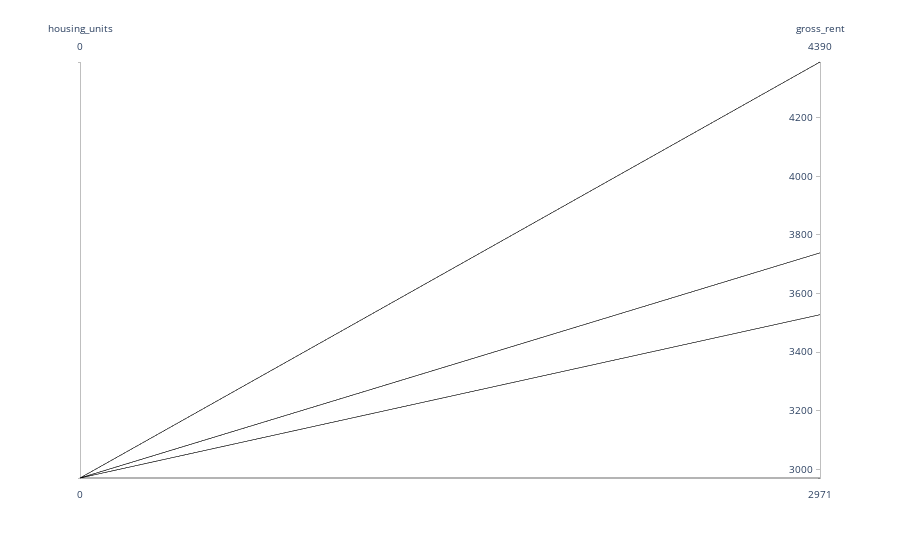

Here is the notebook cell this chart was saved with:
### Code cell
# Parallel Coordinates Plot
px.parallel_coordinates(the_10_most_expensive_neignorhood, color='housing_units')
#uncomplete:(

### Figure 1 — Plotly figure (JSON) as saved in the notebook; plotly's stock layout.template omitted (floating-point values rounded to 4 significant figures)
{"data": [{"dimensions": [{"label": "housing_units", "values": [null, null, null, null, null, null, null, null, null, null, null]}, {"label": "gross_rent", "values": [4390, 3739, 3528, 3739, 4390, 4390, 3528, 2971, 4390, 4390, 3739]}], "domain": {"x": [0, 1], "y": [0, 1]}, "line": {"color": [null, null, null, null, null, null, null, null, null, null, null], "coloraxis": "coloraxis"}, "name": "", "type": "parcoords"}], "layout": {"autosize": true, "coloraxis": {"colorbar": {"title": {"text": "housing_units"}}, "colorscale": [[0, "#0d0887"], [0.1111, "#46039f"], [0.2222, "#7201a8"], [0.3333, "#9c179e"], [0.4444, "#bd3786"], [0.5556, "#d8576b"], [0.6667, "#ed7953"], [0.7778, "#fb9f3a"], [0.8889, "#fdca26"], [1, "#f0f921"]]}, "legend": {"tracegroupgap": 0}, "margin": {"t": 60}}}
